Frame 1 (no input): blank canvas, image omitted
Frame 60 (no input): blank canvas, image omitted
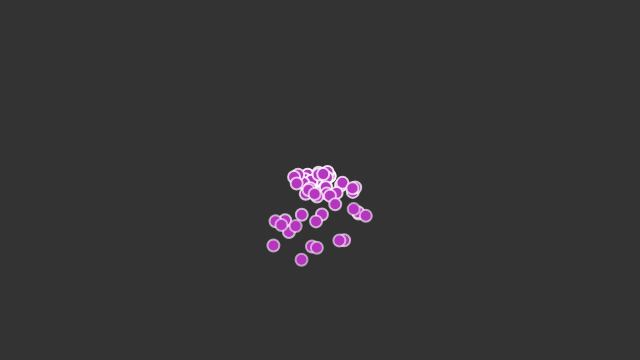
Frame 120 (the mouse pressed at the canvas centre since frame 60)

The p5.js sketch whose frames 1 and 60 were blank and that drew this single picture after the mouse press (run headless with seeded random() and noise() and a simulated clock; from frame 60 on, the mouse is pressed at the canvas centre):

// p5.js sketch
// ── sketch.js
// The Nature of Code
// Daniel Shiffman
// http://natureofcode.com

// Particles are generated each cycle through draw(),
// fall with gravity and fade out over time
// A ParticleSystem object manages a variable size 
// list of particles.

// an array of ParticleSystems
var systems = [];

function setup() {
  var text = createP("click to add particle systems");
  text.position(10,365);

  createCanvas(640,360);
}

function draw() {
  background(51);
  for(var i = 0; i < systems.length; i++){
    systems[i].addParticle();
    systems[i].run();
  }
}

function mousePressed() {
  systems.push(new ParticleSystem(1, createVector(mouseX, mouseY)));
}

// ── bio44videos.html
<!DOCTYPE html PUBLIC "-//W3C//DTD XHTML 1.0 Transitional//EN" "http://www.w3.org/TR/xhtml1/DTD/xhtml1-transitional.dtd">
<html xmlns="http://www.w3.org/1999/xhtml">
<head>
<meta http-equiv="Content-Type" content="text/html; charset=UTF-8" />
<title>Teaching</title>
<link href="main.css" rel="stylesheet" type="text/css" />
</head>

<body>
<img src="images/banner09.jpg" width=680px align="center" />

<div id="menu">
	<table>
    	<tr>       	
			<td><a href="index.html">home</a></td>
            <td><a href="people.html">people</a></td>
			<td><a href="research.html">research</a></td>
			<td class="here">teaching</td>
			<td><a href="publications.html">publications</a></td>
			<td><a href="photos.html">photos</a></td>
			<td><a href="resources.html">resources</a></td>
        </tr>
    </table>
</div>


<div id="content">
<center>
<h2>Biodiversity videos from Spring 2015 Intro Bio!</h2><p />
<h3>The Psychedelic Frog Fish</h3>
<h5>By Samantha Nuno and Michall Singleton</h5>
<iframe width="560" height="315" src="https://www.youtube.com/embed/8W4KdE4itMY" frameborder="0" allowfullscreen></iframe>
<p />
<h3>The Parrotfish</h3>
<h5>By Julia Greenwald, Kat Harhai, and Pooja Patel</h5>
<iframe width="560" height="315" src="https://www.youtube.com/embed/oa3X5u9xc4s" frameborder="0" allowfullscreen></iframe>
<p />
<h3>The Japanese Red Bug</h3>
<h5>By Jordon Aronowitz, Jackson Cooney, and Naomi Takeuchi</h5>
<iframe src="https://player.vimeo.com/video/126827077" width="560" height="315" frameborder="0" webkitallowfullscreen mozallowfullscreen allowfullscreen></iframe>
<p />
<h3>Micrixalus saxicola</h3>
<h5>By Devin Cavero, Christian Rafla, and Grace Reckers</h5>
<iframe src="https://player.vimeo.com/video/126771249" width="560" height="315" frameborder="0" webkitallowfullscreen mozallowfullscreen allowfullscreen></iframe>
</center>
</div>

<script type="text/javascript">
		var sc_project=5373334; 
		var sc_invisible=1; 
		var sc_security="b6b6d80b"; 
</script>
<script type="text/javascript" src="http://www.statcounter.com/counter/counter.js"></script>
</body>

</html>

// ── index7.html
<html>
<head>
  <title>Test_SystemofSystems</title>
  <script language="javascript" type="text/javascript" src="https://cdnjs.cloudflare.com/ajax/libs/p5.js/0.5.7/p5.js"></script>
  <script language="javascript" type="text/javascript" src="https://cdnjs.cloudflare.com/ajax/libs/p5.js/0.4.22/addons/p5.dom.js"></script>
  <script language="javascript" type="text/javascript" src="particle.js"></script>
  <script language="javascript" type="text/javascript" src="particle_system.js"></script>
  <script language="javascript" type="text/javascript" src="sketch.js"></script>
</head>
<body>

</body>
</html>

// ── oldmain.css
@charset "UTF-8";
/* CSS Document */
html {
    background-color: #e6e9e9;
/*    background-image: -webkit-linear-gradient(270deg,rgb(230,233,233) 0%,rgb(216,221,221) 100%);*/
/*    background-image: linear-gradient(270deg,rgb(230,233,233) 0%,rgb(216,221,221) 100%);*/
    -webkit-font-smoothing: antialiased;
}



body {
    margin: 25px auto 25px auto;
    padding: 2em 2em 4em;
    max-width: 900px;
    min-height: 500px;
    height: auto;
/*    font-family: "Helvetica Neue", Helvetica, Arial, sans-serif; */
    font-family: "Arial", Helvetica, Arial, sans-serif;
    font-size: 12px; 
    font-weight:100;
    color: #666;
    background-color: #ffffff;
    -webkit-box-shadow: 1px 1px 1px 1px rgba(122,121,122,1);
/*    -moz-box-shadow: 0px 4px 2px 1px rgba(122,121,122,1);*/
/*    box-shadow: 0px 4px 2px 1px rgba(122,121,122,1);*/
    -webkit-font-smoothing: antialiased;
}
/*html {
}

body{
	margin: 5px auto;
    padding: 2em 2em 4em;
    max-width: 700px;
	font-size: 14px;
	color: #666;
	font-family: "Helvetica Neue", Helvetica, Arial, sans-serif;
	font-weight: 200;
    background-color: #ffffff;
}
*/
h1, h3, h4, h5, h6{
	font-weight: 500;
    margin: 0px;
	color: #336;
}

h2 {
	font-weight: 600;
	margin: 0px 0px 5px -20px;
	color: darkgreen
}

p, ul, li{
	font-size: 14px;
	line-height: 120%;
	text-align: left;
	color: #666;
	margin-top: 0px;
}

a{
	text-decoration: none;
	color: #360;
}

a:hover{
	color: #900;
}

.smallfont {
	font-size: 10px;
    line-height: 100%;
	}

.medfont {
	font-size: 14px;
	}

.center {
	text-align: center;
}

/***** HEADER ******/
#header {
	width: 100%;
	margin: 0px auto 0px auto;
}

#header li{
	margin-left: -20px;
	list-style: none;
}

#header a{
	text-decoration:none;
	color: #666;
}

#header a:hover{
	color: #900;
}

/***** MENU ******/
#menu{
	color: #666;
    font-size: 16px;
    font-weight: 300;
    overflow: hidden;
}

#menu table{
	width: 700px; 
	height: 35px;
    border-spacing: 2px;
}

#menu td{
	width: 100px;
	text-align:center;
/*	background-color: #AAA; */
/*	background-color: #699; */
}

#menu a{
	text-decoration: none;
	float: left;
	display: block;
	text-align: center;
	color: #D60;
}

#menu td:hover{
	background-color: lightgray;
}

#menu td.here {
    font-weight: bold;
    color: gray;
}

/* Page content */
.pagecont {
  padding: 16px;
}

/* The sticky class is added to the navbar with JS when it reaches its scroll position */
.sticky {
  position: fixed;
  top: 0;
  width: 100%
}

/* Add some top padding to the page content to prevent sudden quick movement (as the navigation bar gets a new position at the top of the page (position:fixed and top:0) */
.sticky + .pagecont {
  padding-top: 60px;
}

/* Non bulletted list */
/* Publications List */
#publist {
	width: 700px;
	margin: 20px auto 0px auto;
}

#publist ul{
	margin-left: -20px;
	margin-bottom: 20px;
	}
	

#publist li{
	margin-top: 10px;
	line-height: 115%;
	text-align: left;
	margin-left: 10px;
	list-style: none;
}

/* General Pages */
#content{
	width: 700px;
	margin: 20px auto 10px auto;
    align-content: center;
}

#content table{
	width: 100%;
}

#content ul{
    line-height: 150%;
    list-style: none;
    margin: 0px;
    border-left: 1px solid #aaa;
}

#frontpage{
	width: 700px;
	margin: 20px auto 10px auto;
    align: center;
}

#resources{
	width: 700px;
	margin: 20px auto 10px auto;
    line-height: 150%;
    text-align: center;
}

#resources table{
	width: 100%;
    vertical-align: top;
}

#resources td{
    width: 33%;
    vertical-align: text-top;
}

#resources a{
    text-decoration: none;
    color:inherit;
    
}


.paragraph {
	line-height: 120%;
	font-size: 14px;
	color: #666;
	width: auto;
	margin: 10px auto 10px auto;
	}

.paragraph a{
	color: #360;
	font-style: italic;
}

.paragraph a:hover{
	color: #C60;
}

/* Font Styles */
.date {
	font-weight: bold;
	color: darkslategray;
}

.pdf ul, li{
	font-size: 14px}

.pdf a{
	color: #C60;
	font-weight: normal;
	text-decoration: none;
	}

.pdf a:hover{
	color: #C30;
	}

.links a{
	color: #900;
	text-decoration: none
    
}

.links a:hover{
	color: #C60;
}


/* Thumb viewers */
.thumbs{
  clear: both;
  width: 510px;
  margin:0 auto;
  position: relative;
  overflow: auto;
}

.thumbs ul{
  padding:0;
  margin:0;
  list-style-type:none;
  width: 1000px;
}

.thumbs li{
  float:left;
  padding:0;
  margin:5px 5px 0 0;
  display: inline;
}

.thumbs li a{
  background-color:#2B2B2B;
  margin:0;
  padding:5px;
  display:block;
  width: 125px;
  height: 75px;
  text-decoration:none;
  color: #fff;
}

.thumbs li a:hover, .thumbs li.active a{
  background-color:gray;
}

.thumbs img{
  border: none;
  padding: 0;
  margin: 0;
}

.viewer{
  clear: both;
  margin:10px auto;
  padding:0;
  background-color:gray;
  overflow:hidden;
  height:310px;
  width:510px;
  color: #fff;
  font-size: .9em;
}

.viewer img{
  border: 5px solid gray;
}

.viewer-image{
  clear:both;
  padding:0;
  margin:0;
  position: relative;
  display: block;
  height:310px;
  width:510px;
}

.viewer-image cite {
  background: #111;
  -moz-opacity:.7;
  filter:alpha(opacity=70);
  opacity:.7;
  color: #fff;
  text-align: left;
  position: absolute;
  bottom: 0;
  left: 0;
  width: 480px;
  padding: 10px;
  margin: 5px;
  border-top: 1px solid #999;
  font-style: normal;
}

// ── particle.js
// The Nature of Code
// Daniel Shiffman
// http://natureofcode.com

// Simple Particle System

// A simple Particle class

var Particle = function(position, tmpC1, tmpC2, tmpC3) {
  this.acceleration = createVector(0, 0.05);
  this.velocity = createVector(random(-1, 1), random(-1, 0));
  this.position = position.copy();
  this.lifespan = 255.0;
  this.color = color(tmpC1, tmpC2, tmpC3);

  this.run = function() {
    this.update();
    this.display();
  };

  // Method to update position
  this.update = function(){
    this.velocity.add(this.acceleration);
    this.position.add(this.velocity);
    this.lifespan -= 2;
  };

  // Method to display
  this.display = function() {
    stroke(255, this.lifespan);
    strokeWeight(2);
    fill(this.color, this.lifespan);
    ellipse(this.position.x, this.position.y, 12, 12);
  };

  // Is the particle still useful?
  this.isDead = function(){
    if (this.lifespan < 0.0) {
        return true;
    } else {
      return false;
    }
  };
};

// ── particle_system.js
// The Nature of Code
// Daniel Shiffman
// http://natureofcode.com

var ParticleSystem = function(num, position) {
	this.origin = position.copy();
	this.particles = [];
	this.tc1 = random(255);
	this.tc2 = random(255);
	this.tc3 = random(255);
  for (var i = 0; i < num; i++) {
      this.particles.push(new Particle(this.origin, this.tc1, this.tc2, this.tc3));    // Add "num" amount of particles to the arraylist
      }

  this.addParticle = function() {
  	this.particles.push(new Particle(this.origin, this.tc1, this.tc2, this.tc3));
  };

  this.run = function() {
  	for (var i = this.particles.length-1; i >= 0; i--) {
      var p = this.particles[i];
      p.run();
      if (p.isDead()) {
        this.particles.splice(i, 1);
      }
    }
  };
};

// ── photos2.html
<!DOCTYPE html PUBLIC "-//W3C//DTD XHTML 1.0 Transitional//EN" "http://www.w3.org/TR/xhtml1/DTD/xhtml1-transitional.dtd">
<html xmlns="http://www.w3.org/1999/xhtml">
<head>
<meta http-equiv="Content-Type" content="text/html; charset=UTF-8" />
<title>Teaching</title>
<link href="main2.css" rel="stylesheet" type="text/css" />
<link rel="stylesheet" href="scripts/lightbox/lightbox.css" type="text/css" />
<script src="scripts/lightbox/j-scripts.js" type="text/javascript"></script>
<script src="scripts/lightbox/jquery.lightbox.js" type="text/javascript"></script>

<script type="text/javascript">
$(document).ready(function(){
  $(".gallery a[href$=.jpg]").lightbox();
});
</script>
</head>

<body>

<img src="images/banner06.jpg" width=680px align="center" />

<div id="menu">
	<table>
    	<tr>       	
			<td><a href="index.html">home</a></td>
            <td><a href="people.html">people</a></td>
			<td><a href="research.html">research</a></td>
			<td><a href="teaching.html">teaching</a></td>
			<td><a href="publications.html">publications</a></td>
			<td class="here">photos</td>
			<td><a href="resources.html">resources</a></td>
        </tr>
    </table>
</div>

		<div class="gallery">
		  <h2>Animals of the Kruger National Park</h2>
		  <ul>
			<li>
			  <a href="slides/african-buffalo.jpg" title="African Buffalo" rel="park">
				<img src="thumbs/african-buffalo.jpg" width="180" height="180" alt="African Buffalo" />
			  </a>
			</li>
			<li>
			  <a href="slides/african-elephant.jpg" title="African Elephants" rel="park">
				<img src="thumbs/african-elephant.jpg" width="180" height="180" alt="Elephants" />
			  </a>
			</li>
			<li>
			  <a href="slides/african-wild-dog.jpg" title="African Wild Dog" rel="park">
				<img src="thumbs/african-wild-dog.jpg" width="180" height="180" alt="African Wild Dog" />
			  </a>
			</li>
			<li>
			  <a href="slides/impala.jpg" title="Impala" rel="park">
				<img src="thumbs/impala.jpg" width="180" height="180" alt="Impala" />
			  </a>
			</li>
			<li>
			  <a href="slides/lioness.jpg" title="Lioness" rel="park">
				<img src="thumbs/lioness.jpg" width="180" height="180" alt="Lioness" />
			  </a>
			</li>
			<li>
			  <a href="slides/vervet-monkey.jpg" title="Vervet Monkeys" rel="park">
				<img src="thumbs/vervet-monkey.jpg" width="180" height="180" alt="Vervet Monkeys" />
			  </a>
			</li>
			<li>
			  <a href="slides/hthumb1.jpg" title="Impala" rel="park">
				<img src="thumbs/hthumb1.jpg" width="180" height="180" alt="Impala" />
			  </a>
			</li>
			<li>
			  <a href="slides/hthumb2.jpg" title="Lioness" rel="park">
				<img src="thumbs/hthumb2.jpg" width="180" height="180" alt="Lioness" />
			  </a>
			</li>
<!-- 
			<li>
			  <a href="slides/hthumb3.jpg" title="Vervet Monkeys" rel="park">
				<img src="thumbs/hthumb3.jpg" width="180" height="180" alt="Vervet Monkeys" />
			  </a>
			</li>
 -->
		  </ul>
		  <p>Photographs compliments of <a href="http://www.sxc.hu/">stock.xchng</a></p>
		</div>

    </body>
</html>

// ── simple2do.html
<link href="main.css" rel="stylesheet" type="text/css" />
<html>
<h3>Today</h3>
<ul>
	<li>DNA lab for Intro</li>
	<li>Lecture</li>
	<li>Mini-lecture signups plus assignment</li>
	<li>Grading</li>	<ul>
			<li>Lab Reports</li>
			<li>Glossary</li>
			<li>Field notebooks</li>
		</ul>
	</ul>
</html>
